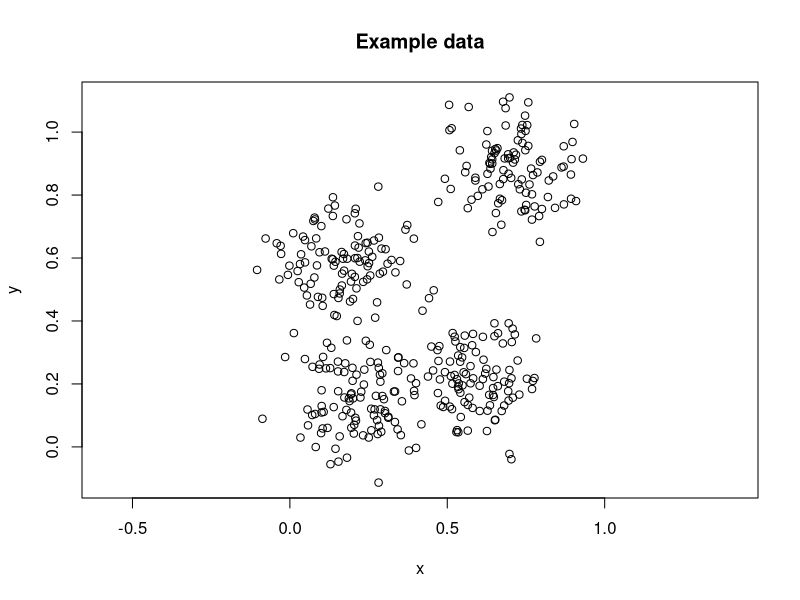
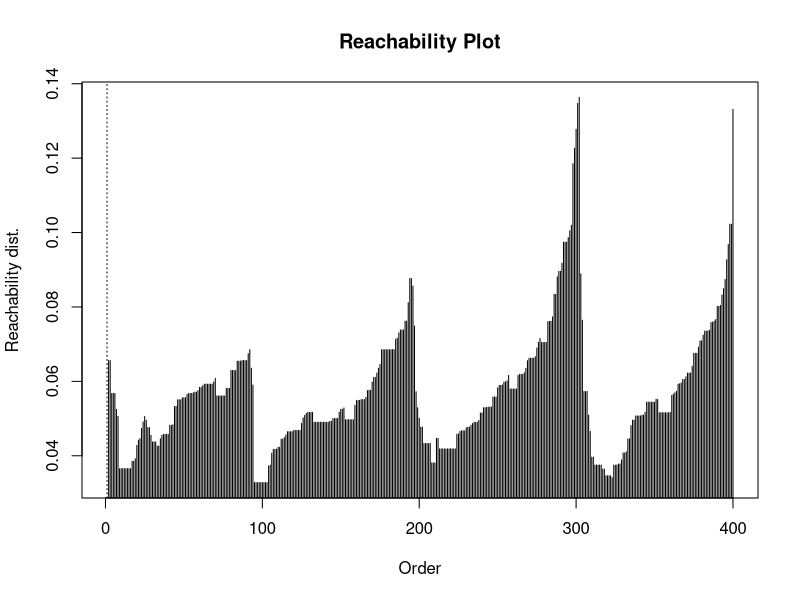
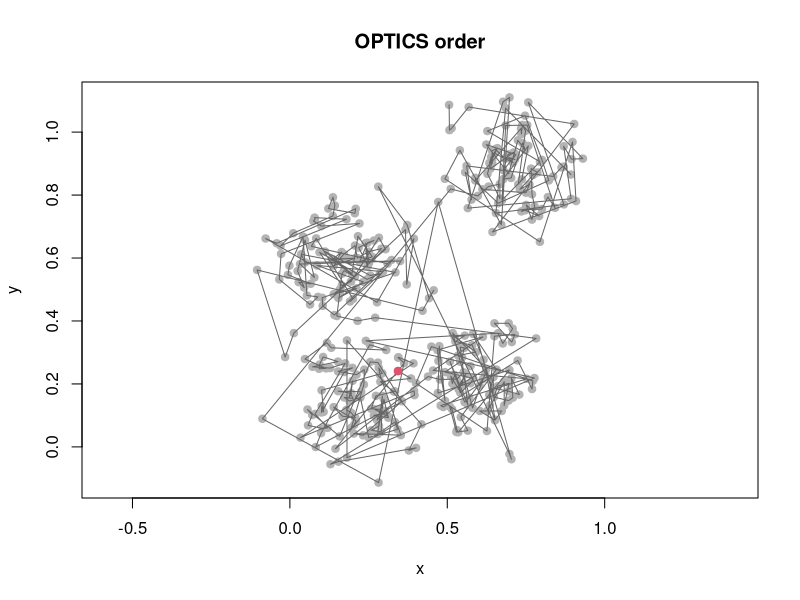
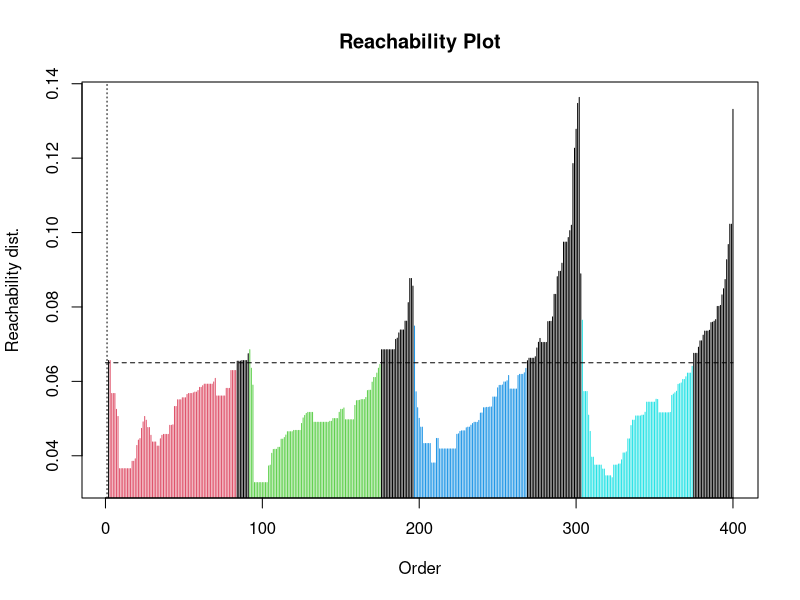
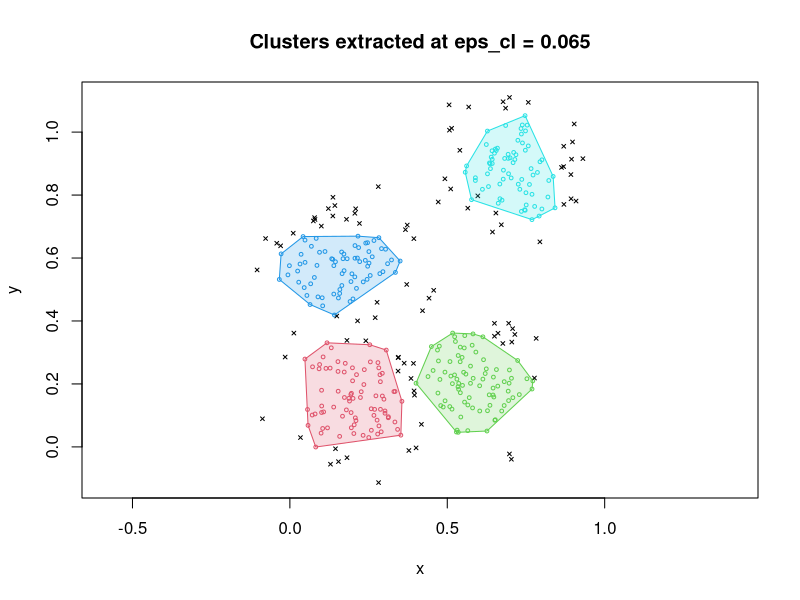
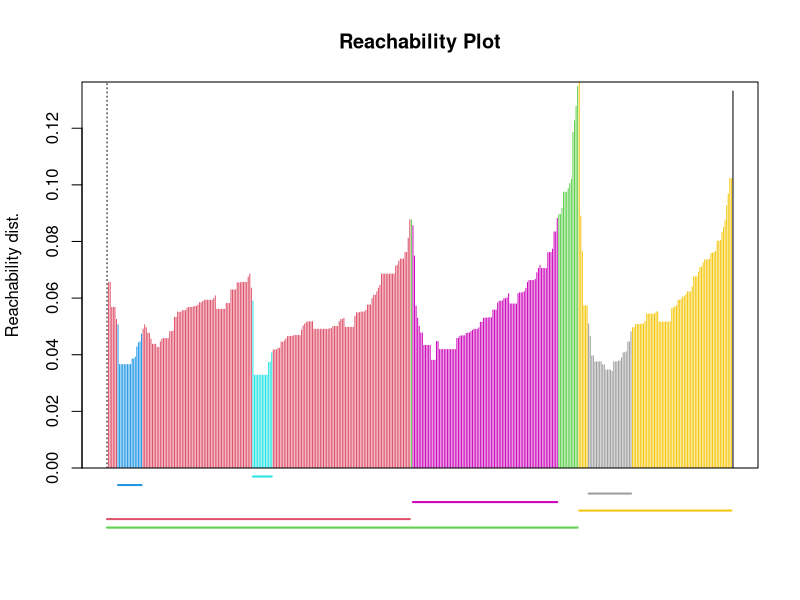
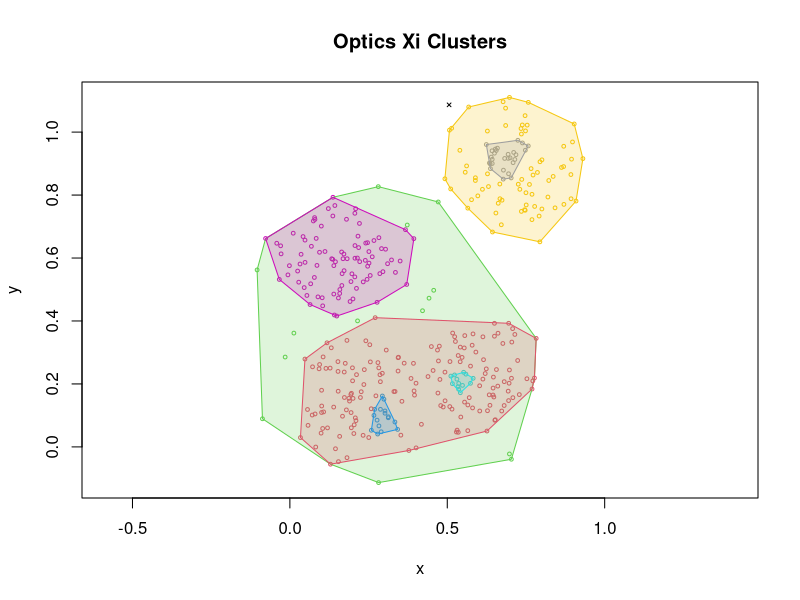
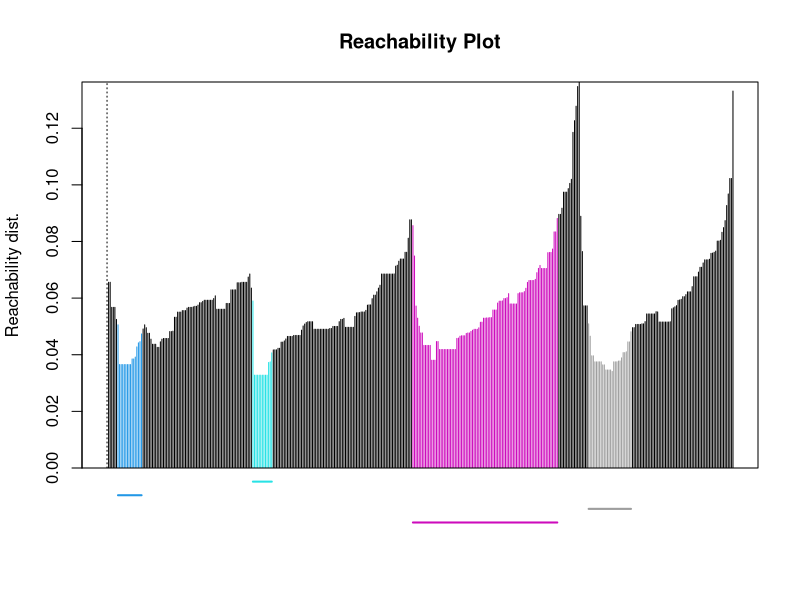

Write the R code that produced these figures, in order.
## ---- chunk 1
knitr::opts_chunk$set(
  collapse = TRUE,
  comment = "#>",
  fig.width = 6,
  fig.height = 4
)
library(dbscan)
## ---- chunk 2
set.seed(2)
n <- 400
x <- cbind(
  x = runif(4, 0, 1) + rnorm(n, sd = 0.1),
  y = runif(4, 0, 1) + rnorm(n, sd = 0.1)
)

plot(x, asp = 1, main = "Example data")
## ---- chunk 3
opt <- optics(x, minPts = 10)
opt
## ---- chunk 4
head(opt$order, 10)
head(opt$reachdist[opt$order], 10)
## ---- chunk 5
plot(opt)
## ---- chunk 6
plot(x, col = "grey70", pch = 19, asp = 1, main = "OPTICS order")
lines(x[opt$order, ], col = "grey40")
points(x[opt$order[1], , drop = FALSE], pch = 19, col = 2)
## ---- chunk 7
opt_db <- extractDBSCAN(opt, eps_cl = 0.065)
opt_db
plot(opt_db)
## ---- chunk 8
table(opt_db$cluster)

hullplot(
  x,
  opt_db,
  asp = 1,
  main = "Clusters extracted at eps_cl = 0.065"
)
## ---- chunk 9
opt_db_wide <- extractDBSCAN(opt, eps_cl = 0.07)
c(
  clusters = max(opt_db_wide$cluster),
  noise = sum(opt_db_wide$cluster == 0)
)
## ---- chunk 10
opt_xi <- extractXi(opt, xi = 0.05)
opt_xi
opt_xi$clusters_xi
plot(opt_xi)
## ---- chunk 11
hullplot(x, opt_xi, asp = 1, main = "Optics Xi Clusters")
## ---- chunk 12
opt_xi_min <- extractXi(opt, xi = 0.05, minimum = TRUE)
opt_xi_min
plot(opt_xi_min)

hullplot(x, opt_xi_min, asp = 1, main = "Optics Xi (minimal clusters)")
## ---- chunk 13
dend <- as.dendrogram(opt)
plot(dend, leaflab = "none", ylab = "Reachability distance")
## ---- chunk 14
new_points <- rbind(
  c(0.2, 0.3),
  c(0.8, 0.8),
  c(2.0, 2.0)
)

predict(opt_db, newdata = new_points, data = x)
